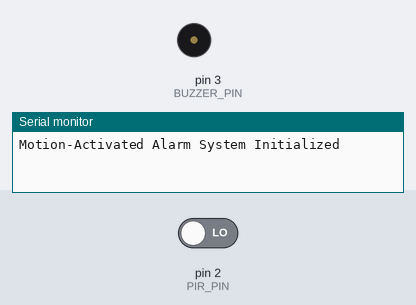
Recording of a sketch running on a simulated Arduino Uno, built with avr-gcc and run on an emulated ATmega328P. Parts: buzzer (waves = sounding, pin HIGH), the last lines printed to the serial monitor. Inputs (shaded band) come from the test bench; at power-on: pin 2 (PIR_PIN) LOW.

Above: at 2.8 s.
2.9 s: pin 2 (PIR_PIN) driven HIGH
At 4.9 s:
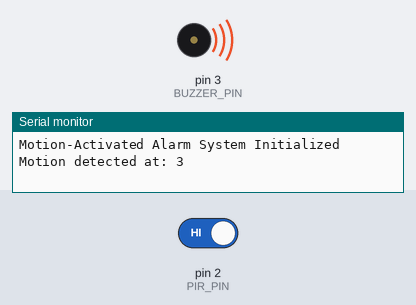
7.0 s: pin 2 (PIR_PIN) driven LOW
At 7.7 s:
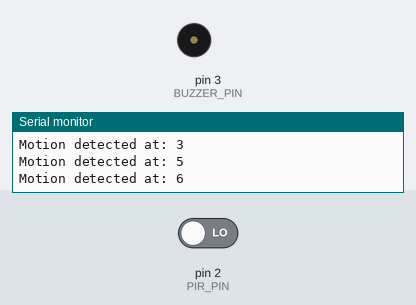
Timing chart, 0 to 10.0 s (numbered marks = the images above; inputs shaded):
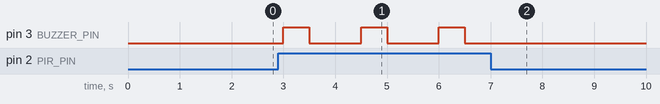

Measured:
- after the input at 2.9 s, pin 3 (BUZZER_PIN): alternates HIGH for 0.50 s and LOW for 1.0 s, starting after 0.10 s
- after the input at 7.0 s, pin 3 (BUZZER_PIN): stops changing and stays LOW

The sketch:

motion_activated_alarm.ino
```cpp
#define PIR_PIN 2         // Digital pin for PIR sensor
#define BUZZER_PIN 3      // Digital pin for buzzer

void setup() {
  Serial.begin(9600);
  pinMode(PIR_PIN, INPUT);       // Set PIR sensor as input
  pinMode(BUZZER_PIN, OUTPUT);   // Set buzzer as output
  Serial.println("Motion-Activated Alarm System Initialized");
}

void loop() {
  // Check if motion is detected
  if (digitalRead(PIR_PIN) == HIGH) {
    // Motion detected - sound the buzzer
    digitalWrite(BUZZER_PIN, HIGH);
    delay(500);                   // Buzzer sound duration
    digitalWrite(BUZZER_PIN, LOW);

    // Log the timestamp in Serial Monitor
    Serial.print("Motion detected at: ");
    Serial.println(millis() / 1000); // Print timestamp in seconds
  }

  delay(1000);  // Check for motion every second
}
```
